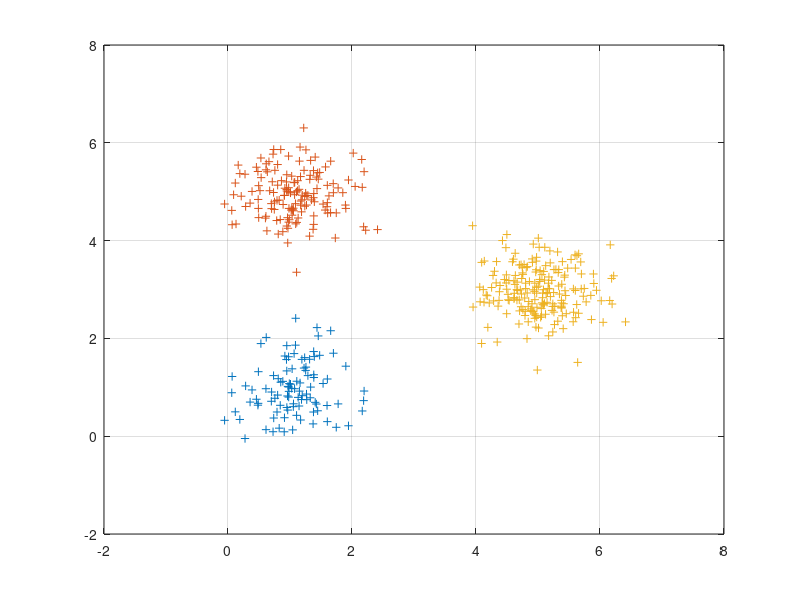

Here is the MATLAB script that generated this plot:
% Script generates k clusters from gaussian models
% Using this script to test clustering algorithms by checking the 2d
% display

k = 3;
n = [100, 150, 200];
par = [1, 1 0.25; 1, 5, 0.25; 5, 3, 0.25];
clusters = cell(3,1);
m = 1;
s = 2;

figure

for i = 1 : 3
    
    m1 = par(i,1); m2 = par(i,2); s = par(i,3);
    mu = [m1,m2];
    sigma = [s,0;0,s];
    rng default  % For reproducibility
    r = mvnrnd(mu,sigma,n(i)); 
    clusters{i} = r;
    
    plot(r(:,1),r(:,2),'+');
    hold on
    
    
end

grid on

